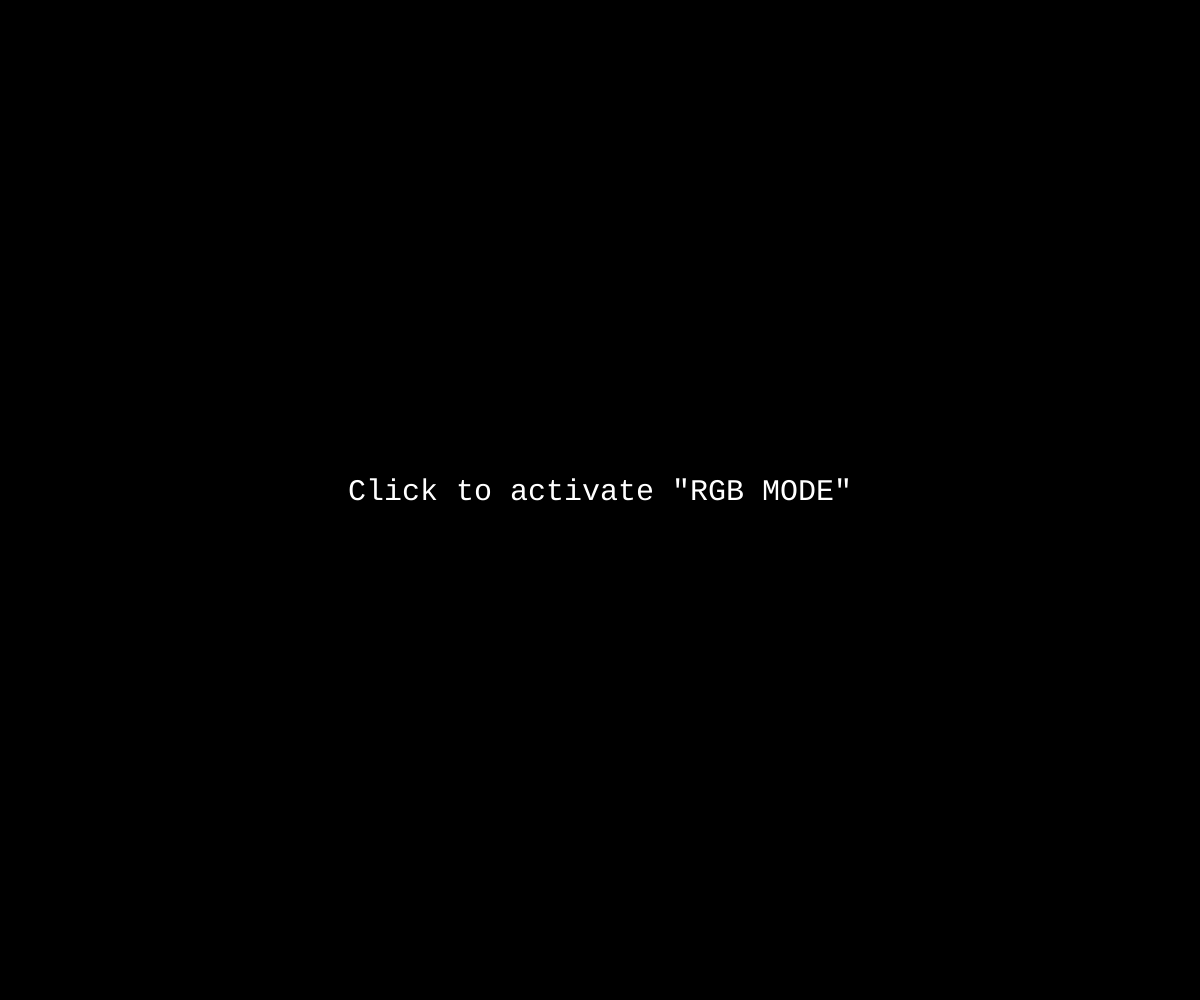
Frame 1 (no input)
Frame 60 (no input): identical to frame 1, image omitted
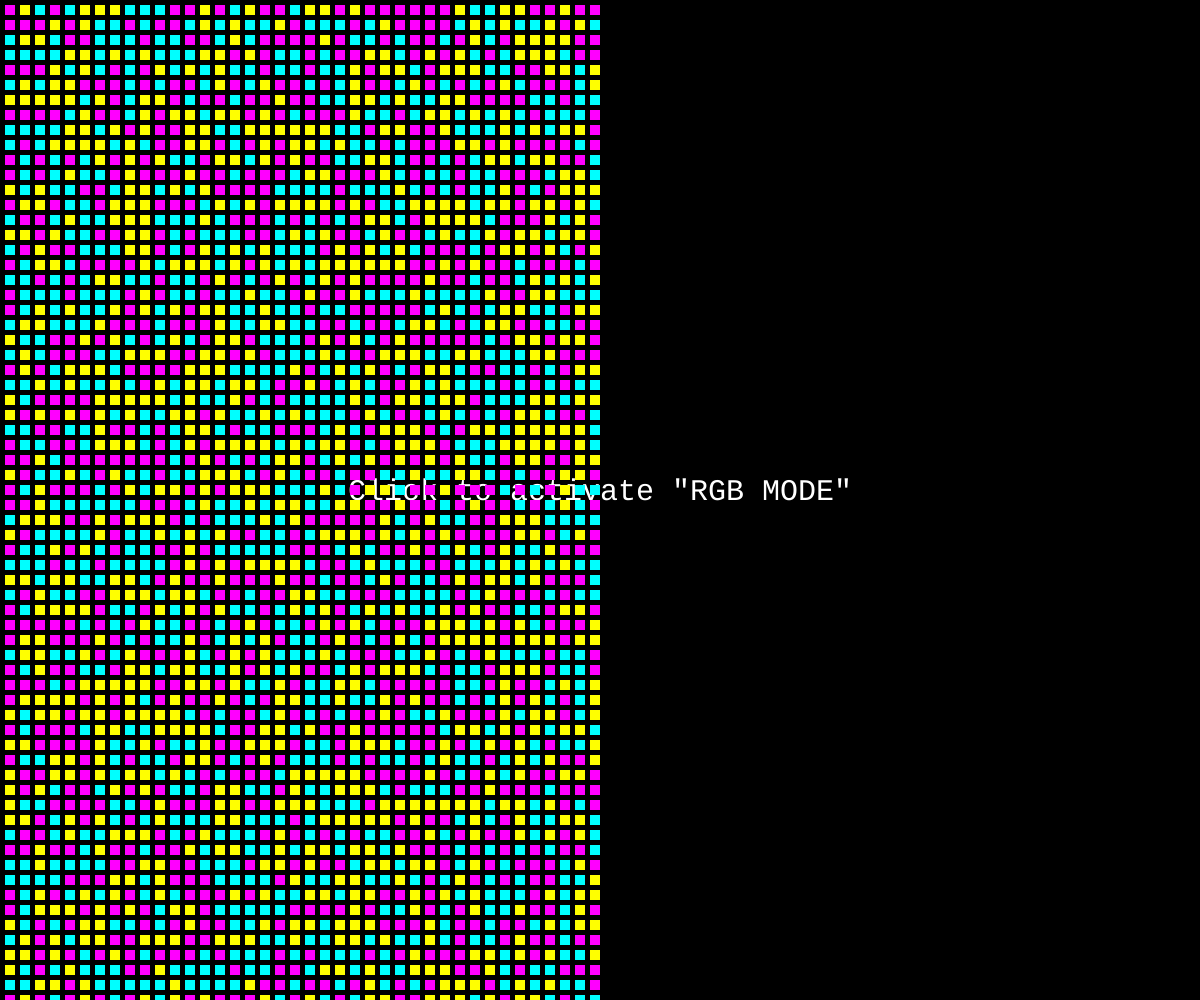
Frame 120 (the mouse pressed at the canvas centre since frame 60)

The p5.js sketch that drew these frames (run headless with seeded random() and noise() and a simulated clock; from frame 60 on, the mouse is pressed at the canvas centre):

// p5.js sketch
// ── sketch.js
const distance = 15;
const diameter = 10;
let colorPalette = ["magenta", "yellow", "cyan"];
let colorPalette1 = ["red", "green", "blue"];
let cmyk = true;
let value = "black";
let col;
let click = 'Click to activate "RGB MODE"';


function preload(){
  // put preload code here
}


function setup(){
  createCanvas(windowWidth, windowHeight);
}


function draw() {

  background(value);

  push();
  fill("white");
  textSize(30);
  textAlign(CENTER);
  textFont('courier');
  text(click, windowWidth/2, windowHeight/2);
  pop();

	for (let x = - 10; x <= mouseX; x += distance) {
		for (let y = - 10; y <= height; y += distance) {
      if (cmyk === true){
        col = random(colorPalette);
      }
      else {
        col = random(colorPalette1);
      }
      push()
      noStroke();
			fill(color(col));
      rect(x,y, diameter, diameter);
      pop()
		}
	}
}



function mouseClicked() {
 if (cmyk === true && value === "black") {
   cmyk = false;
   value = "white";
   click = ' ';

   }
 else {
   cmyk = true;
   value = "black";
 }
}

function windowResized() {

  resizeCanvas(windowWidth, windowHeight);
}
